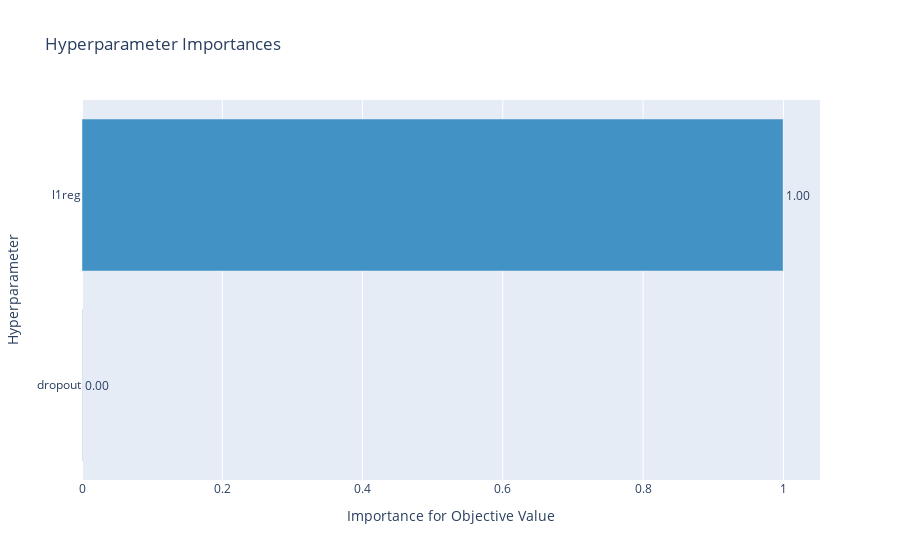

The code cell stored with this chart in its notebook:
### Code cell
plot_param_importances(study)

### Figure 1 — Plotly figure (JSON) as saved in the notebook; plotly's stock layout.template omitted (floating-point values rounded to 4 significant figures)
{"data": [{"cliponaxis": false, "hovertemplate": ["dropout (UniformDistribution): 0.00043925763462047225<extra></extra>", "l1reg (LogUniformDistribution): 0.9995607423653795<extra></extra>"], "marker": {"color": "rgb(66,146,198)"}, "orientation": "h", "text": ["0.00043925763462047225", "0.9995607423653795"], "textposition": "outside", "texttemplate": "%{text:.2f}", "type": "bar", "x": [0.0004393, 0.9996], "y": ["dropout", "l1reg"]}], "layout": {"showlegend": false, "title": {"text": "Hyperparameter Importances"}, "xaxis": {"title": {"text": "Importance for Objective Value"}}, "yaxis": {"title": {"text": "Hyperparameter"}}}}
